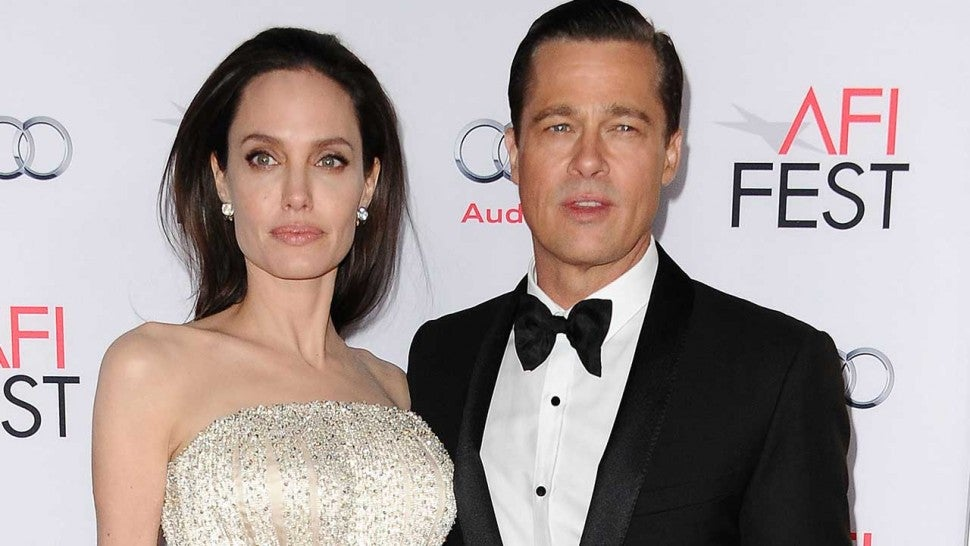
#> input picture OpenCV/Task/celebs.jpg, 970 x 546 px, found by its file name
$ python task_1.py
#> lines starting #> are read from the running program, lines starting #| are printed output that depends on the picture
import numpy as np
import cv2 as cv

img=cv.imread('Task/celebs.jpg',cv.IMREAD_COLOR)
#> img is the input picture: shape (546, 970, 3); mean B, G, R 158.1, 159.5, 171.1

#coordinates of both faces
face1=((150,0),(420,300))
face2=((460,0),(730,300))

#select faces
face_1=img[0:300, 150:420]
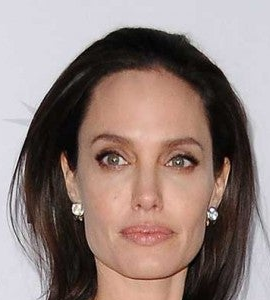
#> face_1: shape (300, 270, 3); mean B, G, R 123.2, 128.2, 146.7
face_2=img[0:300, 460:730]
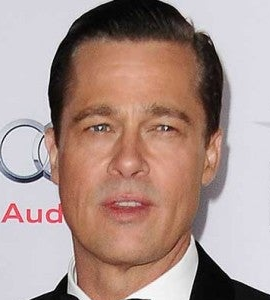
#> face_2: shape (300, 270, 3); mean B, G, R 141.6, 148.5, 173.2
cv.imwrite('Task/face1.jpg',face_1)
cv.imwrite('Task/face2.jpg',face_2)

#swap faces
img[0:300, 460:730]=cv.imread('Task/face1.jpg',cv.IMREAD_COLOR)
img[0:300, 150:420]=cv.imread('Task/face2.jpg',cv.IMREAD_COLOR)

#put text
font=cv.FONT_HERSHEY_COMPLEX
cv.putText(img, 'Brad Pitt', (220,335), font,1,(50,50,200), 2, cv.LINE_AA)
cv.putText(img, 'Angelina', (540,335), font,1,(50,50,200), 2, cv.LINE_AA)

#draw rectangles
cv.rectangle(img, face1[0],face1[1],(255,0,0,), 1)
cv.rectangle(img, face2[0],face2[1], (255,255,0,), 1)
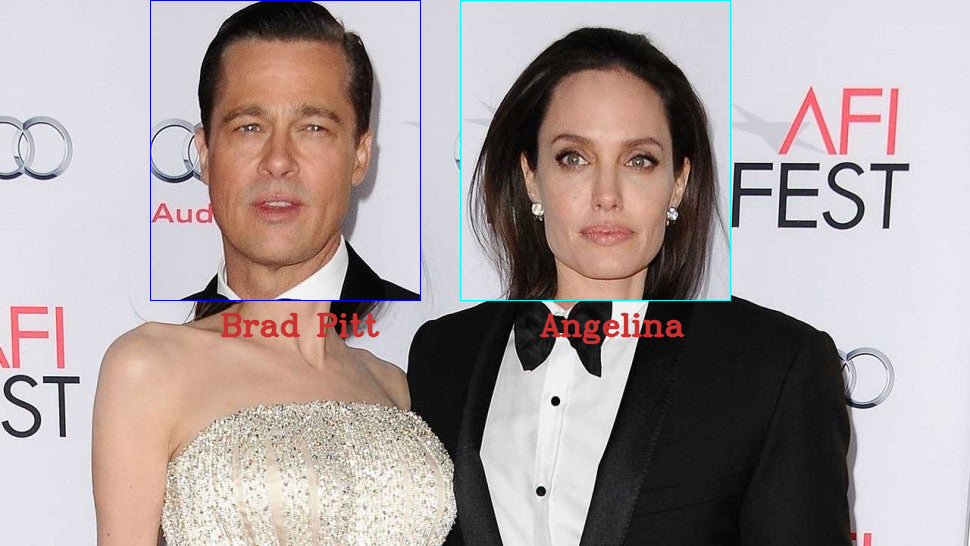
#> img: shape (546, 970, 3); mean B, G, R 158.1, 159, 170.8

#show image
cv.imshow('Celebrity',img)

cv.waitKey(0)
cv.destroyAllWindows()
